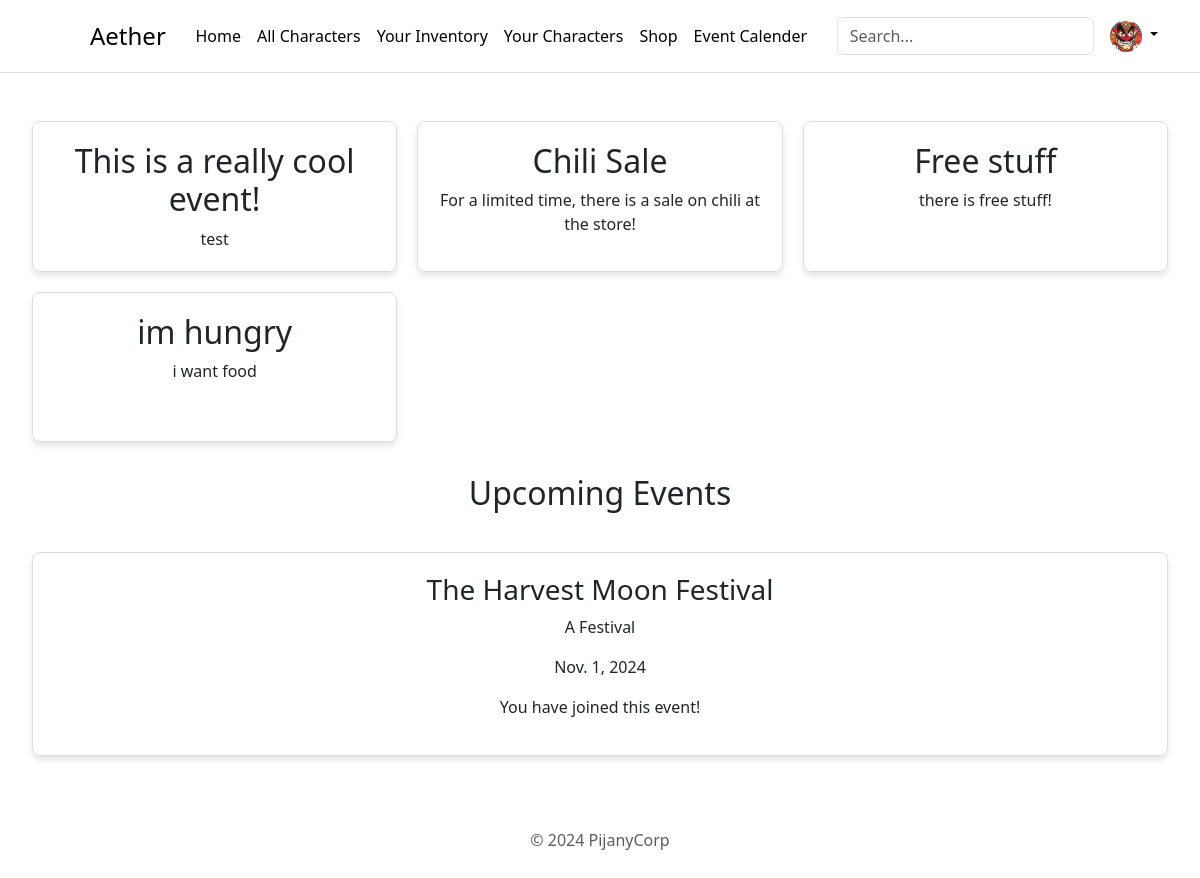
The app's page / (signed in) with its own data.
### main/models.py (models this page shows, shortened)
class Profile(models.Model):
    user = models.OneToOneField(User, on_delete=models.CASCADE, related_name='profile')
    profile_pic = models.ImageField(upload_to='profiles/', blank=True, null=True)
    profile_name = models.CharField(max_length=100, blank=True)
    essence_count = models.IntegerField(default=0)
    characters = models.ManyToManyField('Character', related_name='profiles_with_character', blank=True)

class SeasonalContent(models.Model):
    title = models.CharField(max_length=200)
    content = models.TextField()
    start_date = models.DateField()
    end_date = models.DateField(null=True, blank=True)

class Event(models.Model):
    title = models.CharField(max_length=255)
    description = models.TextField()
    date = models.DateField()
    participants = models.ManyToManyField(User, related_name='events_participated', blank=True)

### main/views.py (the view)
# urls.py: path('', include('main.urls')),
def main(request):
    today = date.today()
    seasonal_content_entries = SeasonalContent.objects.filter(start_date__lte=today, end_date__gte=today)
    events = Event.objects.filter(date__gte=today)
    profile = None
    if request.user.is_authenticated:
        profile = Profile.objects.get(user=request.user)
    return render(request, 'index.html', {
        'seasonal_content_entries': seasonal_content_entries,
        'events': events,
        'profile': profile
    })

### main/templates/index.html (shortened to what this page needs)
{% extends "base.html" %}
{% block content %}
<div class="feature-section" style="border-left: none; border-right: none;">
    <div class="seasonal-content-grid">
        {% for seasonal_content in seasonal_content_entries %}
        <div class="seasonal-content-box">
            <h2 class="seasonal-content-title">{{ seasonal_content.title }}</h2>
            <div>{{ seasonal_content.content|safe }}</div>
        </div>
        {% endfor %}
    </div>
</div>
{% if events %}
<div class="event-section">
    <h2>Upcoming Events</h2>
    <div class="event-grid">
        {% for event in events %}
        <div class="event-box">
            <h3>{{ event.title }}</h3>
            <p>{{ event.description }}</p>
            <p>{{ event.date }}</p>
            {% if user.is_authenticated %}
                {% if user in event.participants.all %}
                    <p>You have joined this event!</p>
                {% else %}
                    <a href="{% url 'join_event' event.id %}" class="btn btn-primary">Join Event</a>
                {% endif %}
            {% else %}
                <p><a href="{% url 'login_user' %}">Log in</a> to join this event.</p>
            {% endif %}
        </div>
        {% endfor %}
    </div>
</div>
{% endif %}
{% endblock %}

### main/templates/base.html (shortened to what this page needs)
{% load static %}
<!DOCTYPE html>
<html lang="en">
<head>
    <link href="https://cdn.jsdelivr.net/npm/bootstrap@5.3.3/dist/css/bootstrap.min.css" rel="stylesheet"
>
</head>
<body>
    <div class="main-container">
        <center>
            <header class="p-3 mb-3 border-bottom">
                <div class="container">
                    <div class="d-flex flex-wrap align-items-center justify-content-center justify-content-lg-start">
                        <a href="/" class="d-flex align-items-center mb-3 mb-md-0 me-md-auto link-body-emphasis text-decoration-none">
                            <svg class="bi me-2" width="40" height="32"><use xlink:href="#bootstrap"></use></svg>
                            <span class="fs-4">Aether</span>
                        </a>
                        <ul class="nav col-12 col-lg-auto me-lg-auto mb-2 justify-content-center mb-md-0">
                            <li><a href="{% url 'main' %}" class="nav-link px-2 link-body-emphasis">Home</a></li>
                            <li><a href="{% url 'all_characters' %}" class="nav-link px-2 link-body-emphasis">All Characters</a></li>
                            {% if user.is_authenticated %}
                            <li><a href="{% url 'inventory' %}" class="nav-link px-2 link-body-emphasis">Your Inventory</a></li>
                            <li><a href="{% url 'my_characters' %}" class="nav-link px-2 link-body-emphasis">Your Characters</a></li>
                            <li><a href="{% url 'shop' %}" class="nav-link px-2 link-body-emphasis">Shop</a></li>
                            <li><a href="{% url 'events_page' %}" class="nav-link px-2 link-body-emphasis">Event Calender</a></li>
                            {% endif %}
                        </ul>
                        <form class="col-12 col-lg-auto mb-3 mb-lg-0 me-lg-3" role="search">
                            <input type="search" class="form-control" placeholder="Search..." aria-label="Search">
                        </form>
                        {% if user.is_authenticated %}
                        <div class="dropdown text-end">
                            <a href="#" class="d-block link-body-emphasis text-decoration-none dropdown-toggle"
                               data-bs-toggle="dropdown" aria-expanded="false">
                               {% if profile.profile_pic %}
                               <img src="{{ profile.profile_pic.url }}" width="32" height="32" class="rounded-circle">
                                {% else %}
                                <img src="{% static 'svg/person.svg' %}" width="32" height="32" class="rounded-circle">
                                {% endif %}
                            </a>
                        </div>
                        {% else %}
                        <a href="{% url 'login_user' %}" class="nav-link">Login</a>
                        {% endif %}
                    </div>
                </div>
            </header>
            <div class="main-container">
                {% block content %}
                {% endblock %}
            </div>
            <div class="container">
                <footer class="py-3 my-4">
                    <p class="text-center text-body-secondary">© 2024 PijanyCorp</p>
                </footer>
            </div>
        </center>
    </div>
</body>
</html>

### main/templates/index.html (style rules this page uses)
.seasonal-content-grid { max-width: 100rem; padding: 2rem; display: grid; grid-template-columns: repeat(auto-fit, minmax(300px, 1fr)); gap: 20px; justify-content: center; align-content: start; }
@media (min-width: 600px) { .seasonal-content-grid { grid-template-columns: repeat(auto-fit, minmax(300px, 1fr)); } }
@media (min-width: 900px) { .seasonal-content-grid { grid-template-columns: repeat(auto-fit, minmax(300px, 1fr)); justify-content: start; } }
.seasonal-content-box { border: 1px solid #ddd; padding: 20px; border-radius: 8px; box-shadow: 0 4px 6px rgba(0, 0, 0, 0.1); min-height: 150px; }
.event-grid { max-width: 100rem; padding: 2rem; display: grid; grid-template-columns: repeat(auto-fit, minmax(300px, 1fr)); gap: 20px; justify-content: center; align-content: start; }
@media (min-width: 600px) { .event-grid { grid-template-columns: repeat(auto-fit, minmax(300px, 1fr)); } }
@media (min-width: 900px) { .event-grid { grid-template-columns: repeat(auto-fit, minmax(300px, 1fr)); justify-content: start; } }
.event-box { border: 1px solid #ddd; padding: 20px; border-radius: 8px; box-shadow: 0 4px 6px rgba(0, 0, 0, 0.1); min-height: 150px; }

### records on screen
Profile: profile_pic (picture)
SeasonalContent: title "This is a really cool event!", content "test"
SeasonalContent: title "Chili Sale", content "For a limited time, there is a sale on chili at the store!"
SeasonalContent: title "Free stuff", content "there is free stuff!"
SeasonalContent: title "im hungry", content "i want food"
Event: title "The Harvest Moon Festival", description "A Festival", date "Nov. 1, 2024", shows "You have joined this event!"
